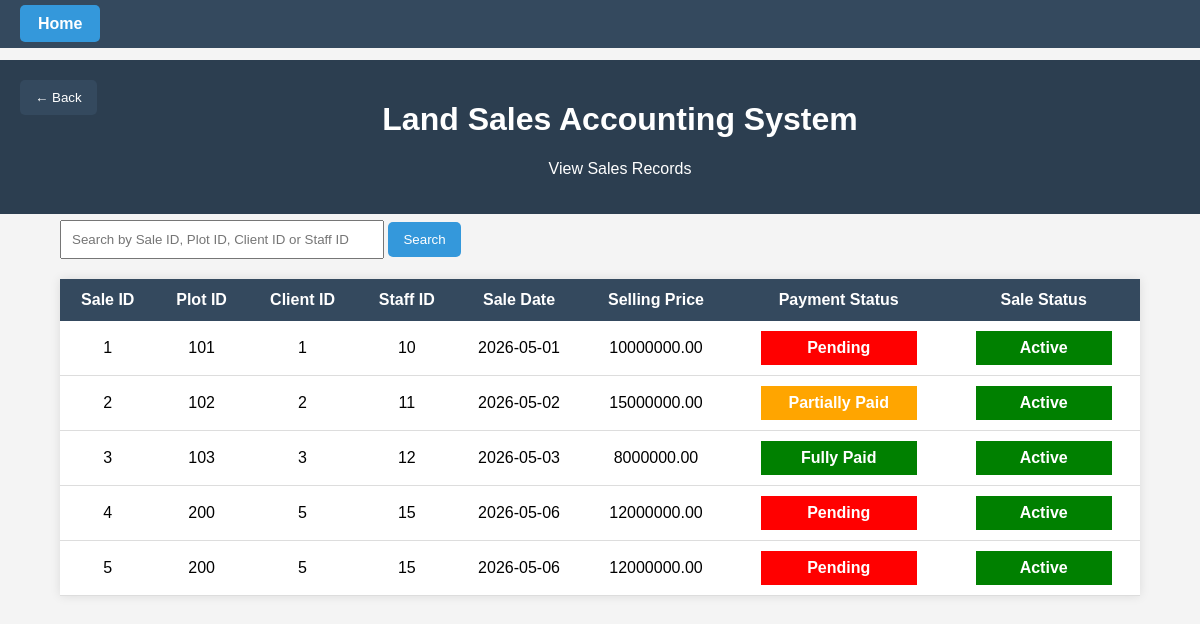
Page /3_Project_Files/land_sales_accounting_system/view_sales.php on the committed database.
### tables this page shows
CREATE TABLE `sales` (
  `Sale_ID` int(11) NOT NULL,
  `Plot_ID` int(11) DEFAULT NULL,
  `Client_ID` int(11) DEFAULT NULL,
  `Staff_ID` int(11) DEFAULT NULL,
  `Sale_Date` date DEFAULT NULL,
  `Selling_Price` decimal(12,2) DEFAULT NULL,
  `Payment_Status` enum('Fully Paid','Partially Paid','Pending') DEFAULT NULL,
  `Sale_Status` enum('Active','Cancelled') DEFAULT NULL
);

### 3_Project_Files/land_sales_accounting_system/view_sales.php (the view, shortened to what this page needs)
<?php
include 'db_connect.php';
$search = "";
$sql = "SELECT * FROM sales
        WHERE Sale_ID LIKE '%$search%'
        OR Plot_ID LIKE '%$search%'
        OR Client_ID LIKE '%$search%'
        OR Staff_ID LIKE '%$search%'";
$result = mysqli_query($conn, $sql);
?>
<!DOCTYPE html>
<html>
<head>
</head>
<body>
<?php include 'navbar.php'; ?>
<button class="back-btn" onclick="history.back()">
    ← Back
</button>
<div class="header">
    <h1>Land Sales Accounting System</h1>
    <p>View Sales Records</p>
</div>
<div class="container">
    <form method="GET" class="search-box">
        <input
            type="text"
            name="search"
            placeholder="Search by Sale ID, Plot ID, Client ID or Staff ID"
            value="<?php echo $search; ?>"
        >
        <button type="submit">
            Search
        </button>
    </form>
    <table>
        <tr>
            <th>Sale ID</th>
            <th>Plot ID</th>
            <th>Client ID</th>
            <th>Staff ID</th>
            <th>Sale Date</th>
            <th>Selling Price</th>
            <th>Payment Status</th>
            <th>Sale Status</th>
        </tr>
        <?php
        while($row = mysqli_fetch_assoc($result)){
            $status = $row['Payment_Status'];
            if($status == 'Fully Paid'){
                $paymentBadge = "<div style='
                    background:green;
                    color:white;
                    width:140px;
                    padding:8px;
                    font-weight:bold;
                    margin:auto;
                '>$status</div>";
            }
            elseif($status == 'Partially Paid'){
                $paymentBadge = "<div style='
                    background:orange;
                    color:white;
                    width:140px;
                    padding:8px;
                    font-weight:bold;
                    margin:auto;
                '>$status</div>";
            }
            else{
                $paymentBadge = "<div style='
                    background:red;
                    color:white;
                    width:140px;
                    padding:8px;
                    font-weight:bold;
                    margin:auto;
                '>$status</div>";
            }
            $saleStatus = $row['Sale_Status'];
            if($saleStatus == 'Active'){
                $saleBadge = "<div style='
                    background:green;
                    color:white;
                    width:120px;
                    padding:8px;
                    font-weight:bold;
                    margin:auto;
                '>$saleStatus</div>";
            }
            echo "
            <tr>
                <td>".$row['Sale_ID']."</td>
                <td>".$row['Plot_ID']."</td>
                <td>".$row['Client_ID']."</td>
                <td>".$row['Staff_ID']."</td>
                <td>".$row['Sale_Date']."</td>
                <td>".$row['Selling_Price']."</td>
                <td>$paymentBadge</td>
                <td>$saleBadge</td>
            </tr>
            ";
        }
        ?>
    </table>
</div>
</body>
</html>

### 3_Project_Files/land_sales_accounting_system/navbar.php (shortened to what this page needs)
<div class="navbar">
    <a href="index.php">Home</a>
</div>

### 3_Project_Files/land_sales_accounting_system/view_sales.php (style rules this page uses)
.back-btn { position: fixed; top: 80px; left: 20px; background: #34495e; color: white; border: none; padding: 10px 15px; cursor: pointer; z-index: 1000; border-radius: 5px; }
body { font-family: Arial; background-color: #f4f4f4; margin: 0; padding: 0; }
.header { position: fixed; top: 60px; left: 0; width: 100%; background-color: #2c3e50; color: white; padding: 20px; text-align: center; z-index: 999; }
.container { width: 90%; margin: auto; margin-top: 220px; }
table { width: 100%; border-collapse: collapse; background: white; box-shadow: 0px 0px 10px rgba(0,0,0,0.1); }
th { background-color: #34495e; color: white; padding: 12px; }
td { padding: 10px; border-bottom: 1px solid #ddd; text-align: center; }
.search-box { margin-bottom: 20px; }
.search-box input { width: 300px; padding: 10px; }
.search-box button { padding: 10px 15px; background: #3498db; color: white; border: none; border-radius: 5px; cursor: pointer; }

### 3_Project_Files/land_sales_accounting_system/navbar.php (style rules this page uses)
.navbar { position: fixed; top: 0; left: 0; width: 100%; background-color: #34495e; padding: 15px 20px; z-index: 1000; }
.navbar a { background-color: #3498db; color: white; text-decoration: none; padding: 10px 18px; border-radius: 5px; font-weight: bold; }

### rows in the picture
sales: Sale_ID "1", Plot_ID "101", Client_ID "1", Staff_ID "10", Sale_Date "2026-05-01", Selling_Price "10000000.00", Payment_Status "Pending", Sale_Status "Active"
sales: Sale_ID "2", Plot_ID "102", Client_ID "2", Staff_ID "11", Sale_Date "2026-05-02", Selling_Price "15000000.00", Payment_Status "Partially Paid", Sale_Status "Active"
sales: Sale_ID "3", Plot_ID "103", Client_ID "3", Staff_ID "12", Sale_Date "2026-05-03", Selling_Price "8000000.00", Payment_Status "Fully Paid", Sale_Status "Active"
sales: Sale_ID "4", Plot_ID "200", Client_ID "5", Staff_ID "15", Sale_Date "2026-05-06", Selling_Price "12000000.00", Payment_Status "Pending", Sale_Status "Active"
sales: Sale_ID "5", Plot_ID "200", Client_ID "5", Staff_ID "15", Sale_Date "2026-05-06", Selling_Price "12000000.00", Payment_Status "Pending", Sale_Status "Active"
